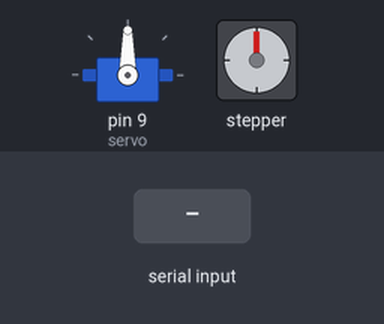
Bench run of a sketch on a simulated Arduino Uno, built with avr-gcc and run on an emulated ATmega328P. On the bench: servo, stepper motor. Inputs (shaded band) come from the test bench. Stepper angles assume 200 steps per turn; what the sketch prints to the serial monitor is not drawn.

Above: at 1.2 s.
1.3 s: "FORWARD_START\n" received over Serial
At 1.8 s:
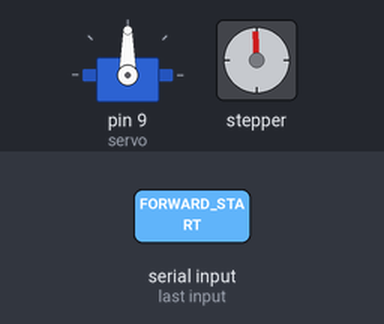
2.8 s: "BACKWARD_START\n" received over Serial
At 4.2 s:
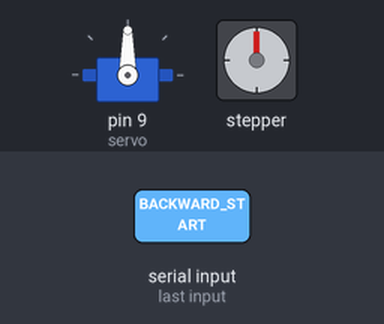
Timing chart, 0 to 5.8 s (numbered marks = the images above; inputs shaded):
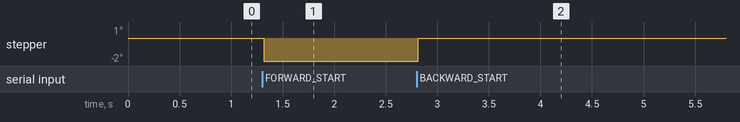

The sketch:

stepperservo1.ino
```cpp
#include <AFMotor.h>
#include <Servo.h>

Servo servo;
const int stepsPerRevolution = 200;
AF_Stepper myStepperX(stepsPerRevolution, 2);
int servoPos = 90;  // Начальная позиция сервопривода

void setup() {
  Serial.begin(9600);
  servo.attach(9);
  servo.write(servoPos); // Устанавливаем сервопривод в начальное положение
  myStepperX.setSpeed(100); // Скорость шагового двигателя
  Serial.println("Motor X initialized!");
}

void loop() {
  if (Serial.available() > 0) {
    String received = Serial.readStringUntil('\n');
    received.trim();
    received.toUpperCase();
    processCommand(received);
  }
}

void processCommand(String command) {
  if (command == "FORWARD_START") {
    myStepperX.onestep(BACKWARD, SINGLE); // Начать движение шаговика вперед
  } else if (command == "BACKWARD_START") {
    myStepperX.onestep(FORWARD, SINGLE); // Начать движение шаговика назад
  } else if (command == "STOP") {
    myStepperX.release(); // Остановить шаговик
  } else if (command == "SERVO_UP") {
    moveServo(1);  // Плавно двигать сервопривод вверх
  } else if (command == "SERVO_DOWN") {
    moveServo(-1); // Плавно двигать сервопривод вниз
  } else if (command == "SERVO_STOP") {
    // Ничего не делаем - это просто для остановки при отпускании кнопки
  }
}

void moveServo(int direction) {
  servoPos += direction;
  servoPos = constrain(servoPos, 0, 120); // Ограничиваем позицию между 0 и 180
  servo.write(servoPos);
  delay(5); // Задержка для плавности
}
```
